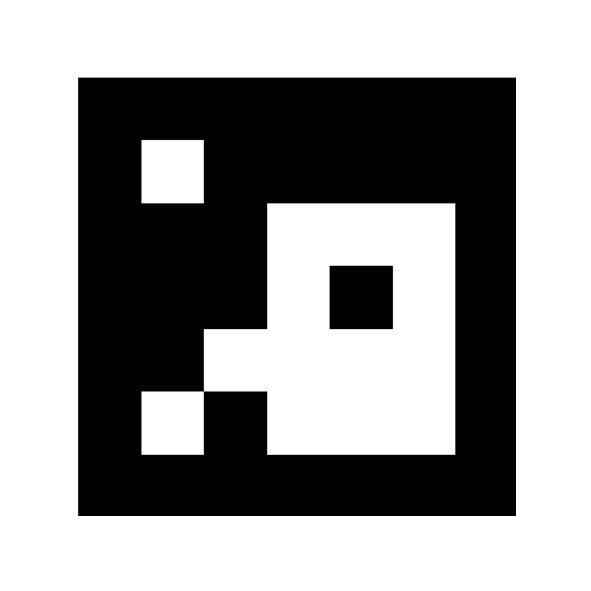
#> input picture CVtask submission/images/Ha.jpg, 591 x 591 px; its folder holds 4 pictures in this run
$ python cvtask.py
#> lines starting #> are read from the running program, lines starting #| are printed output that depends on the picture; after the words box and inside, x2 and y2 are one past the last pixel; in counts of white or black regions, pixels touching at a corner belong together
import cv2 as cv
import numpy as np
import math
import cv2.aruco as aruco
import os

# keep all images in a folder in same directory and the program will take care of the rest
directory=os.getcwd()
path = directory+"/"+"images"
names=os.listdir(path)
#print(names)

# Note images[0] contains the problem image i.e., CVtask,jpg
images=[]
for i in names:
    if(i[-3:]!="jpg"):
        continue
    p=cv.imread(path+"/"+i)
#> p is the input picture: shape (591, 591, 3); min 0, max 255, mean 155.1
    images.append(p)


# functions for displaying images and removing them
def do():
    cv.waitKey(0)
    cv.destroyAllWindows()

def show(s,name):
    cv.imshow(s,name)
    do()
# show("hi",images[0])

# imgo is the original image
imgo = images[0].copy()
imgo=cv.resize(imgo,(877,620))
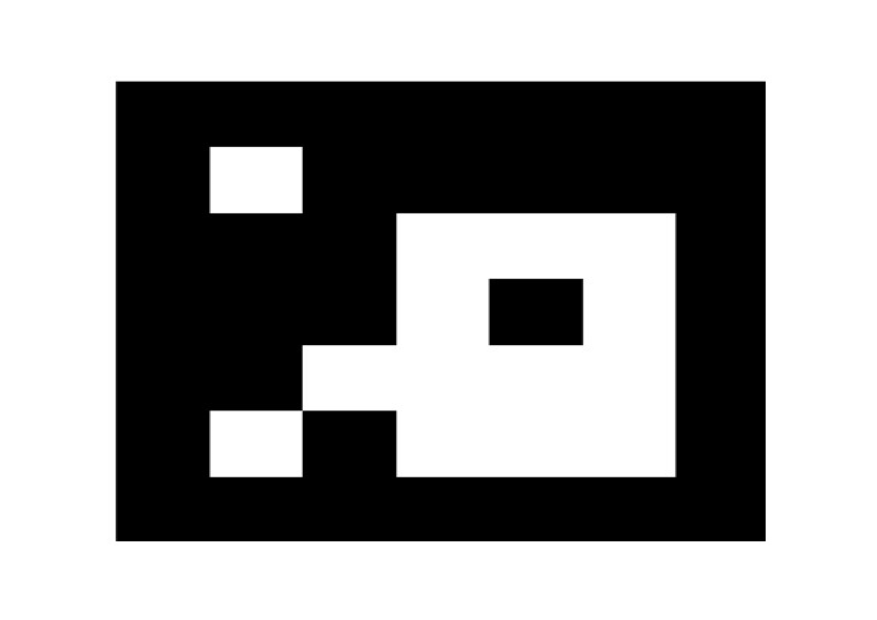
#> imgo: shape (620, 877, 3); min 0, max 255, mean 155.1

img = cv.cvtColor(imgo, cv.COLOR_BGR2GRAY)
img=cv.cvtColor(img,cv.COLOR_GRAY2RGB)

# using canny edge detector to get edges and the optimum parameters were determined after experimenting with different values
img=cv.Canny(img,100,150)
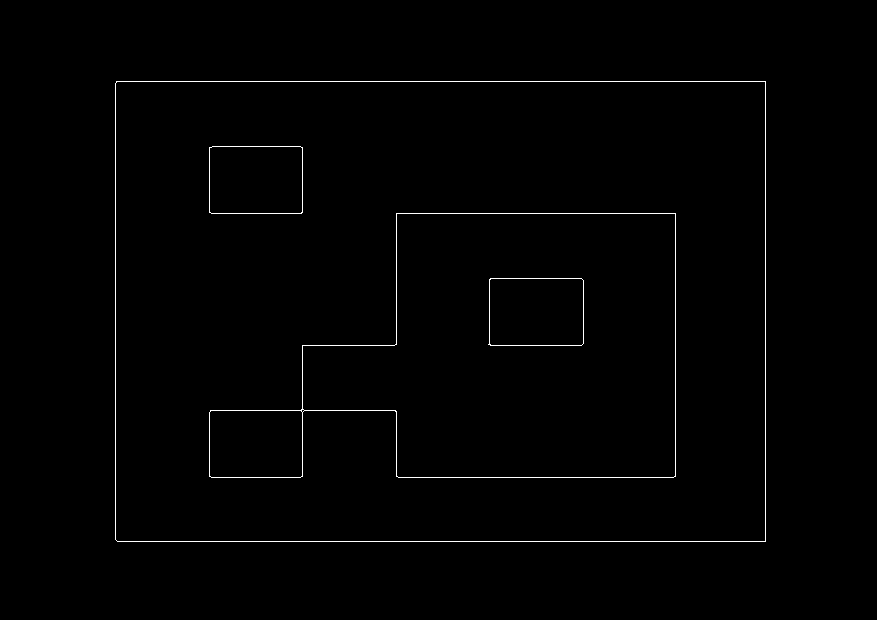
#> img: shape (620, 877); 0.82% white in thin lines or dots, all inside (x1, y1, x2, y2) = (115, 81, 766, 542)
# show("img",img)


# function to get distance between two points
def dis(v1,v2):
    x=v1[0]-v2[0]
    x=x**2
    y=v1[1]-v2[1]
    y=y**2
    d=x+y
    d=math.sqrt(d)
    d=int(d)
    return d


#function to get mid point of two given points
# [90 lines left out: functions cen, findsq, not called in this run]


# function to find endpoints of a square containing the square contour
def findendp(v):
    xmin=v[0][0]
    ymin=v[0][1]
    xmax=v[0][0]
    ymax=v[0][1]
    for i in v:
        xmin=min(xmin,i[0])
        ymin=min(ymin,i[1])
        xmax=max(xmax,i[0])
        ymax=max(ymax,i[1])
    a=[xmin,ymin]
    b=[xmax,ymax]
    c=[a,b]
    return c


# manipulating the images of the aruco markers given so as to make use of them according to our needs

# function to find aruco markers in a image
def findAruco(img1):
    img = img1.copy()
    img = cv.cvtColor(img, cv.COLOR_BGR2GRAY)
    key = getattr(aruco, f'DICT_5X5_250')
    arucoDict = aruco.Dictionary_get(key)
    arucoParam = aruco.DetectorParameters_create()

    (corners, ids, rejected) = cv.aruco.detectMarkers(img, arucoDict, parameters=arucoParam)
    cx = 0
    cy = 0
    o = 0
    size=0
    v=[]
    for j in range(len(corners)):
        for c in corners[j]:
            v.append(list(c[0]))
            v.append(list(c[1]))
            v.append(list(c[2]))
            v.append(list(c[3]))
            cx = c[0][0] + c[2][0]
            cx = cx / 2
            cx = int(cx)
            cy = c[0][1] + c[2][1]
            cy = cy / 2
            cy = int(cy)
            mx = c[0][0] + c[3][0]
            mx = mx / 2
            my = c[0][1] + c[3][1]
            my = my / 2
            dy = cy - my
            dx = cx - mx
            a=list(c[0])
            b=list(c[1])
            size=dis(a,b)
            o = math.degrees(math.atan((dy / dx)))
            if (dx < 0 and dy > 0):
                o = o + 180
            elif (dx < 0 and dy <= 0):
                o = o + 180
            elif (dy < 0 and dx > 0):
                o = 360 + o
#             o = int(o)
        for d in corners[j]:
            k = 0
            for c in d:
                s = int(c[0])
                m = int(c[1])
#                 img1 = cv.circle(img1, (s, m), 4, (0 + 100 * k, 100 * k, 255 - 50 * k), -1)
                k += 1
# [6 lines of commented-out code are left out]
    ep=findendp(v)
    #print(size)
    return (o,[cx,cy],img1,ids,size,ep)


# function to align aruco images
def align1(image):
    o,c,image,id,s,epa=findAruco(image)
    (h,w)=image.shape[:2]
    M = cv.getRotationMatrix2D((c[0],c[1]), o, 1.0)
    rotated = cv.warpAffine(image, M, (w, h),borderValue=(255,255,255))
#     show("rotated",rotated)
#     rotate=findAruco(rotated)
#     show("rotated",rotated)
    return (id,rotated,c)


# putting aruco markers in a list so that they can be accessed according to their ids
arucos=[None]*5
for i in range(1,5):
#> (the run stopped early here; a loop or call above may not have finished)
